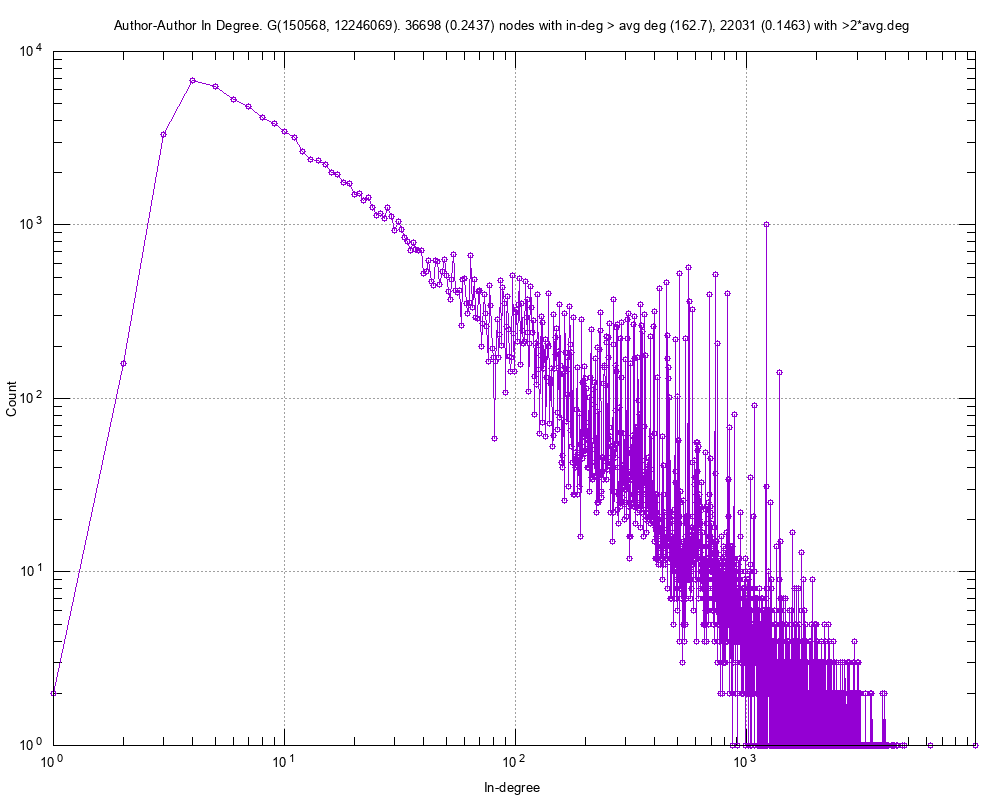

The gnuplot source for this figure:
#
# Author-Author In Degree. G(150568, 12246069). 36698 (0.2437) nodes with in-deg > avg deg (162.7), 22031 (0.1463) with >2*avg.deg (Sun Nov  4 01:46:19 2018)
#

set title "Author-Author In Degree. G(150568, 12246069). 36698 (0.2437) nodes with in-deg > avg deg (162.7), 22031 (0.1463) with >2*avg.deg"
set key bottom right
set logscale xy 10
set format x "10^{%L}"
set mxtics 10
set format y "10^{%L}"
set mytics 10
set grid
set xlabel "In-degree"
set ylabel "Count"
set tics scale 2
set terminal png font arial 10 size 1000,800
set output 'inDeg.Author-Author.png'
plot 	"inDeg.Author-Author.tab" using 1:2 title "" with linespoints pt 6
